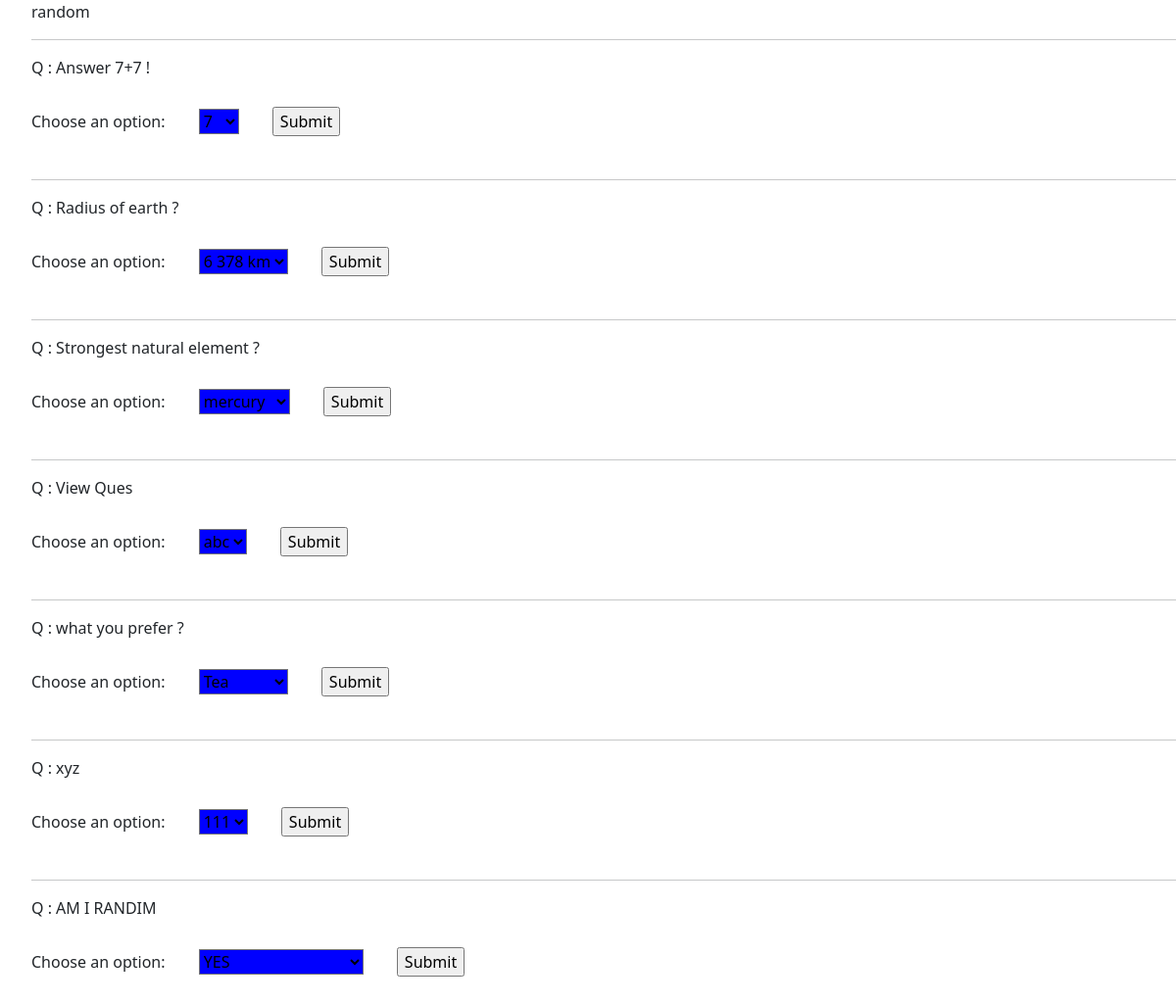
/test/6/, run on the app's committed database.
### testques/models.py (models this page shows, shortened)
class Group(models.Model):
	group_name = models.CharField(max_length=100)
	question = models.ManyToManyField(Question)
	def __str__(self):
		return self.group_name

class Question(models.Model):
	question_text = models.CharField(max_length=300)

### testques/views.py (the view)
# urls.py: path('<int:pk>/', views.DetailView.as_view(), name="detail"),
class DetailView(generic.DetailView):
	model = Group
	template_name = 'detail.html'

### testques/templates/detail.html (shortened to what this page needs)
{% extends 'base.html' %}
{%  block body %}
	<ul>
		{{group}}
	{% for ques in group.question.all %}
	<hr>
		<li style="list-style-type: none;">Q : {{ques.question_text}}</li>
		<form action="#" method="POST">
		<label for="op_id">Choose an option:</label>
		<select name="op_id" style="background-color: blue; margin: 30px;">
		{% for option in ques.option_set.all %}
			<option class="bt-op" value="{{option.id}}">{{option.option_text}}</option>
		{% endfor %}
		</select>
		<input type="submit" name="submit" value="Submit">
	</form>
	{% endfor %}
	</ul>
{% endblock %}

### data on the page
Group: group_name "random"
Question: question_text "Answer 7+7 !"
Question: question_text "Radius of earth ?"
Question: question_text "Strongest natural element ?"
Question: question_text "View Ques"
Question: question_text "what you prefer ?"
Question: question_text "xyz"
Question: question_text "AM I RANDIM"

### other printed values
form field op_id "7"
form field op_id "6 378 km"
form field op_id "mercury"
form field op_id "abc"
form field op_id "Tea"
form field op_id "111"
form field op_id "YES"
